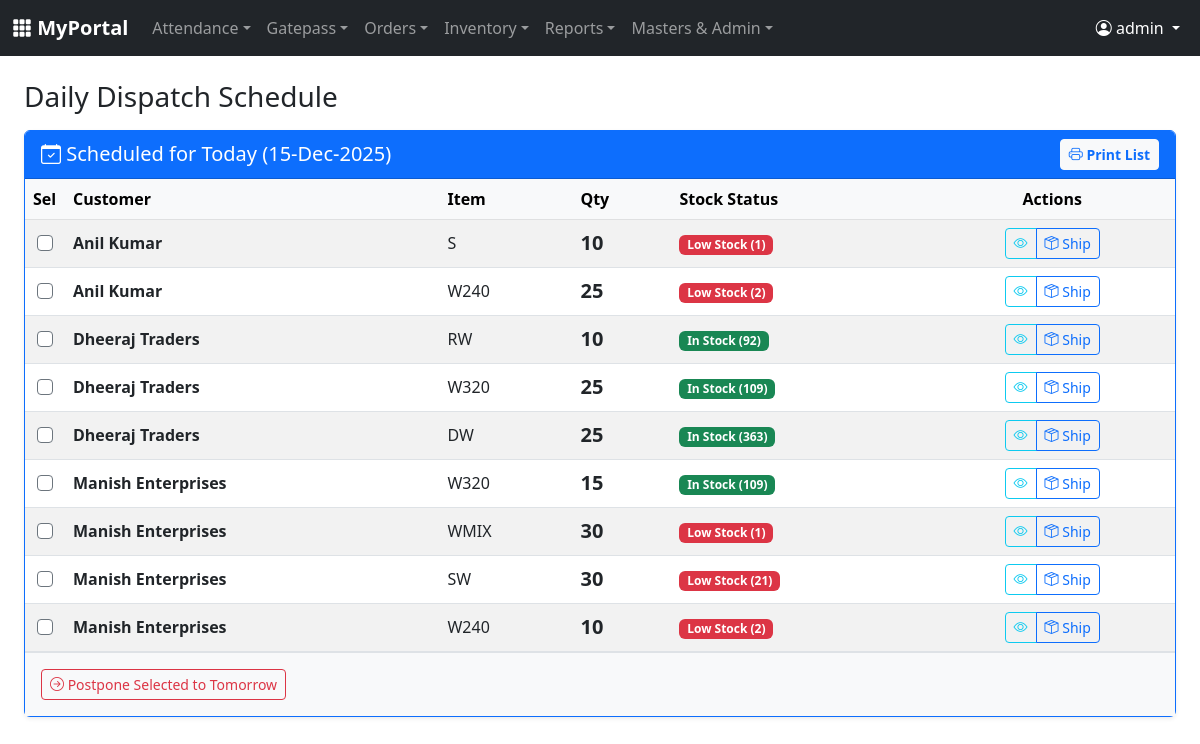
/oms_dispatch_schedule.php (signed in), run on the app's committed database.
### tables this page shows
CREATE TABLE `oms_orders` (
  `id` int NOT NULL,
  `customer_id` int DEFAULT NULL,
  `item_id` int DEFAULT NULL,
  `quantity` int DEFAULT NULL,
  `price` decimal(10,2) DEFAULT NULL,
  `dispatch_date` date DEFAULT NULL,
  `status` enum('Pending','Shipped','Delivered','Cancelled') DEFAULT 'Pending',
  `created_at` datetime DEFAULT CURRENT_TIMESTAMP
);

CREATE TABLE `oms_customers` (
  `id` int NOT NULL,
  `name` varchar(100) NOT NULL,
  `mobile` varchar(15) NOT NULL,
  `whatsapp` varchar(15) DEFAULT NULL,
  `state` varchar(50) DEFAULT NULL,
  `address` text,
  `created_at` datetime DEFAULT CURRENT_TIMESTAMP
);

CREATE TABLE `oms_items` (
  `id` int NOT NULL,
  `name` varchar(100) NOT NULL,
  `short_code` varchar(20) DEFAULT NULL,
  `current_stock` int DEFAULT '0',
  `unit_price` decimal(10,2) DEFAULT '0.00',
  `category_id` int DEFAULT NULL
);

### oms_dispatch_schedule.php (the view, shortened to what this page needs)
<?php
require_once 'config.php';
$msg = ""; $err = ""; $today = date('Y-m-d');
$sql_today = "SELECT o.*, c.name as cname, i.name as iname, i.current_stock
              FROM oms_orders o
              LEFT JOIN oms_customers c ON o.customer_id = c.id
              LEFT JOIN oms_items i ON o.item_id = i.id
              WHERE o.status = 'Pending' AND o.dispatch_date = '$today'
              ORDER BY c.name ASC";
$res_today = $conn->query($sql_today);
?>
<!DOCTYPE html>
<html>
<head>
    <link href="https://cdn.jsdelivr.net/npm/bootstrap@5.3.0/dist/css/bootstrap.min.css" rel="stylesheet">
    <link href="https://cdn.jsdelivr.net/npm/bootstrap-icons@1.10.0/font/bootstrap-icons.css" rel="stylesheet">
</head>
<body>
    <?php include 'navbar.php'; ?>
    <div class="container-fluid px-4">
        <h3 class="mb-3">Daily Dispatch Schedule</h3>
        <div class="card shadow-sm mb-4 border-primary">
            <div class="card-header bg-primary text-white d-flex justify-content-between align-items-center">
                <h5 class="mb-0"><i class="bi bi-calendar-check"></i> Scheduled for Today (<?php echo date('d-M-Y'); ?>)</h5>
                <button class="btn btn-sm btn-light text-primary fw-bold" onclick="window.print()">
                    <i class="bi bi-printer"></i> Print List
                </button>
            </div>
            <div class="card-body p-0">
                <form method="post">
                    <table class="table table-striped mb-0 align-middle">
                        <thead class="table-light">
                            <tr>
                                <th style="width: 40px;">Sel</th>
                                <th>Customer</th>
                                <th>Item</th>
                                <th>Qty</th>
                                <th>Stock Status</th>
                                <th class="text-center">Actions</th>
                            </tr>
                        </thead>
                        <tbody>
                            <?php if($res_today->num_rows > 0): ?>
                                <?php while($row = $res_today->fetch_assoc()): ?>
                                <tr>
                                    <td class="text-center">
                                        <input type="checkbox" name="remove_ids[]" value="<?php echo $row['id']; ?>" class="form-check-input border-secondary">
                                    </td>
                                    <td class="fw-bold"><?php echo $row['cname']; ?></td>
                                    <td><?php echo $row['iname']; ?></td>
                                    <td class="fw-bold fs-5"><?php echo $row['quantity']; ?></td>
                                    <td>
                                        <?php if($row['current_stock'] >= $row['quantity']): ?>
                                            <span class="badge bg-success">In Stock (<?php echo $row['current_stock']; ?>)</span>
                                        <?php else: ?>
                                            <span class="badge bg-danger">Low Stock (<?php echo $row['current_stock']; ?>)</span>
                                        <?php endif; ?>
                                    </td>
                                    <td class="text-center">
                                        <div class="btn-group">
                                            <button type="button" class="btn btn-sm btn-outline-info"
                                                onclick="viewOrder(
                                                    '<?php echo $row['id']; ?>',
                                                    '<?php echo htmlspecialchars($row['cname']); ?>',
                                                    '<?php echo htmlspecialchars($row['iname']); ?>',
                                                    '<?php echo $row['quantity']; ?>',
                                                    '<?php echo $row['price']; ?>'
                                                )" title="View Details">
                                                <i class="bi bi-eye"></i>
                                            </button>
                                            <a href="?action=Shipped&id=<?php echo $row['id']; ?>"
                                               class="btn btn-sm btn-outline-primary"
                                               title="Mark Shipped"
                                               onclick="return confirm('Confirm Dispatch? Stock will be deducted.')">
                                                <i class="bi bi-box-seam"></i> Ship
                                            </a>
                                        </div>
                                    </td>
                                </tr>
                                <?php endwhile; ?>
                            <?php else: ?>
                                <tr><td colspan="6" class="text-center p-4 text-muted">No orders scheduled for today.</td></tr>
                            <?php endif; ?>
                        </tbody>
                    </table>
                    <?php if($res_today->num_rows > 0): ?>
                    <div class="p-3 bg-light border-top">
                        <button type="submit" name="remove_from_today" class="btn btn-outline-danger btn-sm" onclick="return confirm('Move selected orders to Tomorrow?')">
                            <i class="bi bi-arrow-right-circle"></i> Postpone Selected to Tomorrow
                        </button>
                    </div>
                    <?php endif; ?>
                </form>
            </div>
        </div>
    </div>
</body>
</html>

### data on the page
oms_orders: customer.name "Anil Kumar", item.name "S", quantity "10", item.current_stock "1"
oms_orders: customer.name "Anil Kumar", item.name "W240", quantity "25", item.current_stock "2"
oms_orders: customer.name "Dheeraj Traders", item.name "RW", quantity "10", item.current_stock "92"
oms_orders: customer.name "Dheeraj Traders", item.name "W320", quantity "25", item.current_stock "109"
oms_orders: customer.name "Dheeraj Traders", item.name "DW", quantity "25", item.current_stock "363"
oms_orders: customer.name "Manish Enterprises", item.name "W320", quantity "15", item.current_stock "109"
oms_orders: customer.name "Manish Enterprises", item.name "WMIX", quantity "30", item.current_stock "1"
oms_orders: customer.name "Manish Enterprises", item.name "SW", quantity "30", item.current_stock "21"
oms_orders: customer.name "Manish Enterprises", item.name "W240", quantity "10", item.current_stock "2"

### other printed values
$user_name "admin"
